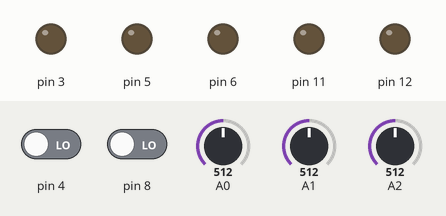
This sketch was run on a simulated Arduino Uno, built with avr-gcc and run on an emulated ATmega328P. Parts: output pins drawn as LEDs (lit = HIGH). The test bench sets the inputs (shaded band); at power-on: A0 = 512, A1 = 512, A2 = 512, pin 4 LOW, pin 8 LOW.

Above: at 1.2 s.
1.3 s: A0 set to 716
At 2.2 s:
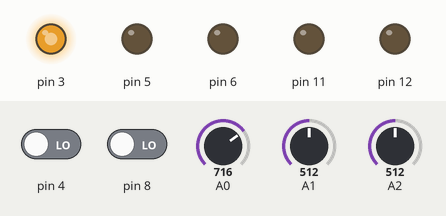
2.8 s: A1 set to 716
At 3.3 s:
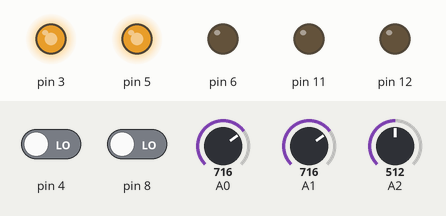
4.3 s: A2 set to 716
At 5.5 s:
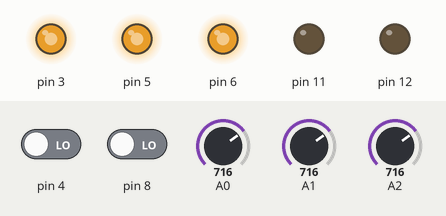
5.8 s: pin 4 driven HIGH
At 6.8 s:
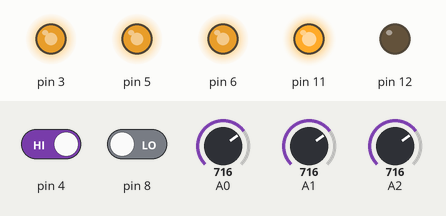
7.3 s: pin 8 driven HIGH
At 7.9 s:
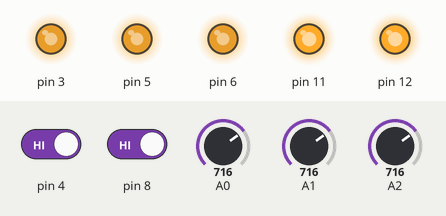
8.8 s: A0 set to 757
10.3 s: A0 set to 768
At 11.4 s:
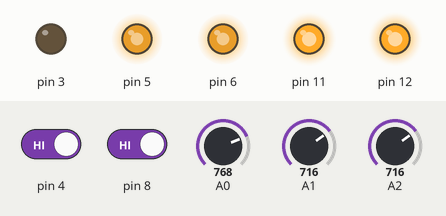
Timing chart, 0 to 12.8 s (numbered marks = the images above; inputs shaded):
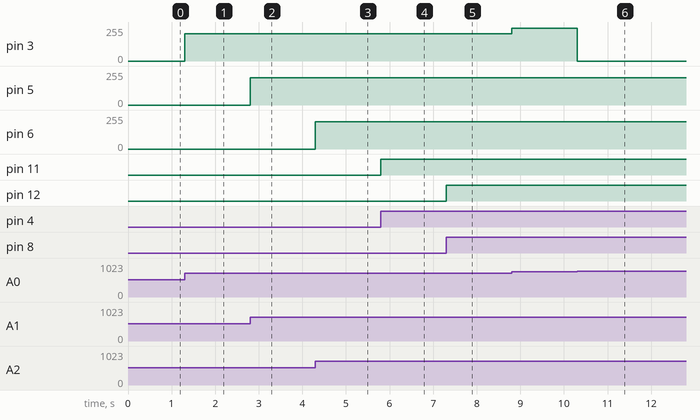

The sketch:

Servo_control.ino
```cpp
void setup() {
  pinMode(3, OUTPUT);
  pinMode(5, OUTPUT);
  pinMode(6, OUTPUT);
  pinMode(4, INPUT);
  pinMode(8, INPUT);
  pinMode(11, OUTPUT);
  pinMode(12, OUTPUT);
}

void loop() {

  int chenlin = analogRead(A0);
  int zhudaipin = analogRead(A1);
  int caitianchen = analogRead(A2);
  int chenyujie = digitalRead(4);
  int yangsiyu = digitalRead(8);
  analogWrite(3, chenlin);
  analogWrite(5, zhudaipin);
  analogWrite(6, caitianchen);
  digitalWrite(11, chenyujie);
  digitalWrite(12, yangsiyu);
}
```

Measured:
- after the input at 1.3 s, pin 3: 0/255 → 204/255 at once
- after the input at 2.8 s, pin 5: 0/255 → 204/255 at once
- after the input at 4.3 s, pin 6: 0/255 → 204/255 at once
- after the input at 5.8 s, pin 11: LOW → HIGH at once
- after the input at 7.3 s, pin 12: LOW → HIGH at once
- after the input at 8.8 s, pin 3: 204/255 → 245/255 at once
- after the input at 10.3 s, pin 3: 245/255 → 0/255 at once
